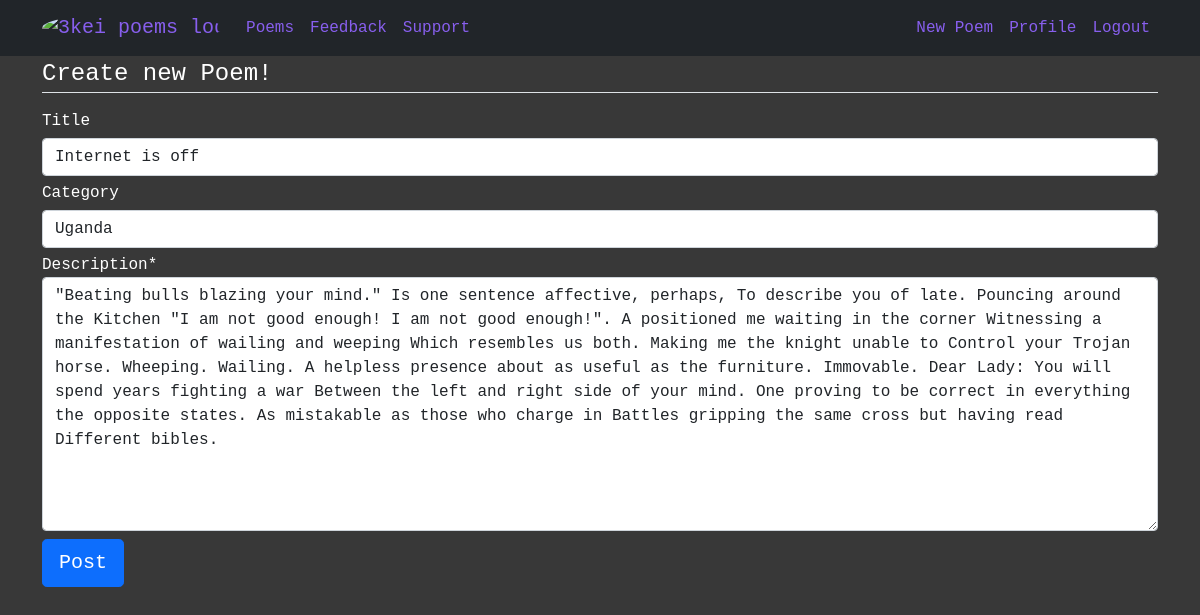
Page /poem/detail/6/update/ (signed in) on the committed database.
### quikTasks/models.py (models this page shows, shortened)
class Poem(models.Model):
    title = models.CharField(max_length=100, blank=True, null=True)
    category = models.CharField(max_length=255, null=True, blank=True)
    description = models.TextField(null=True)
    date_created = models.DateTimeField(auto_now_add=True)
    likes = models.IntegerField(default=10)
    author = models.ForeignKey(User, on_delete=models.CASCADE)

### quikTasks/views.py (the view, shortened to what this page needs)
class PoemUpdateView(LoginRequiredMixin, UserPassesTestMixin, UpdateView):
    model = Poem
    fields = ['title', 'category', 'description']
    def test_func(self):
        if self.request.user == self.get_object().author:
            return True
        return False

### quikTasks/templates/quikTasks/poem_form.html (shortened to what this page needs)
{% extends 'quikTasks/layout.html' %}
{% load crispy_forms_tags %}
{% block content %}
<div class="container">
   <form method="POST">
      <fieldset class="form-group">
         <legend class="border-bottom mb-3">
            Create new Poem!
         </legend>
         {{form|crispy}}
      </fieldset>
      <div class="form-group pt-2">
         <button type="submit" class="btn btn-primary btn-lg">
            Post
         </button>
      </div>
   </form>
</div>
{% endblock content %}

### quikTasks/static/quikTasks/css/main.css (style rules this page uses)
* { margin: 0; padding: 0; font-family: monospace, Arial, Helvetica, sans-serif; }
body { background-color: #383838; color: #fff !important; }
input { margin: 5px 0 5px 0; width: 60%; font-family: monospace, Arial, Helvetica, sans-serif !important; }

### rows in the picture
Poem: title "Internet is off", category "Uganda", description "\"Beating bulls blazing your mind.\" Is one sentence affective, perhaps, To describe you of late. Pouncing around the Kitchen \"I am not good enough! I am not good enough!\". A positioned me waiting in the corner Witnessing a manifestation of wailing and weeping Which resembles us both. Making me the knight unable to Control your Trojan horse. Wheeping. Wailing. A helpless presence about as useful as the furniture. Immovable. Dear Lady: You will spend years fighting a war Between the left and right side of your mind. One proving to be correct in everything the opposite states. As mistakable as those who charge in Battles gripping the same cross but having read Different bibles."
